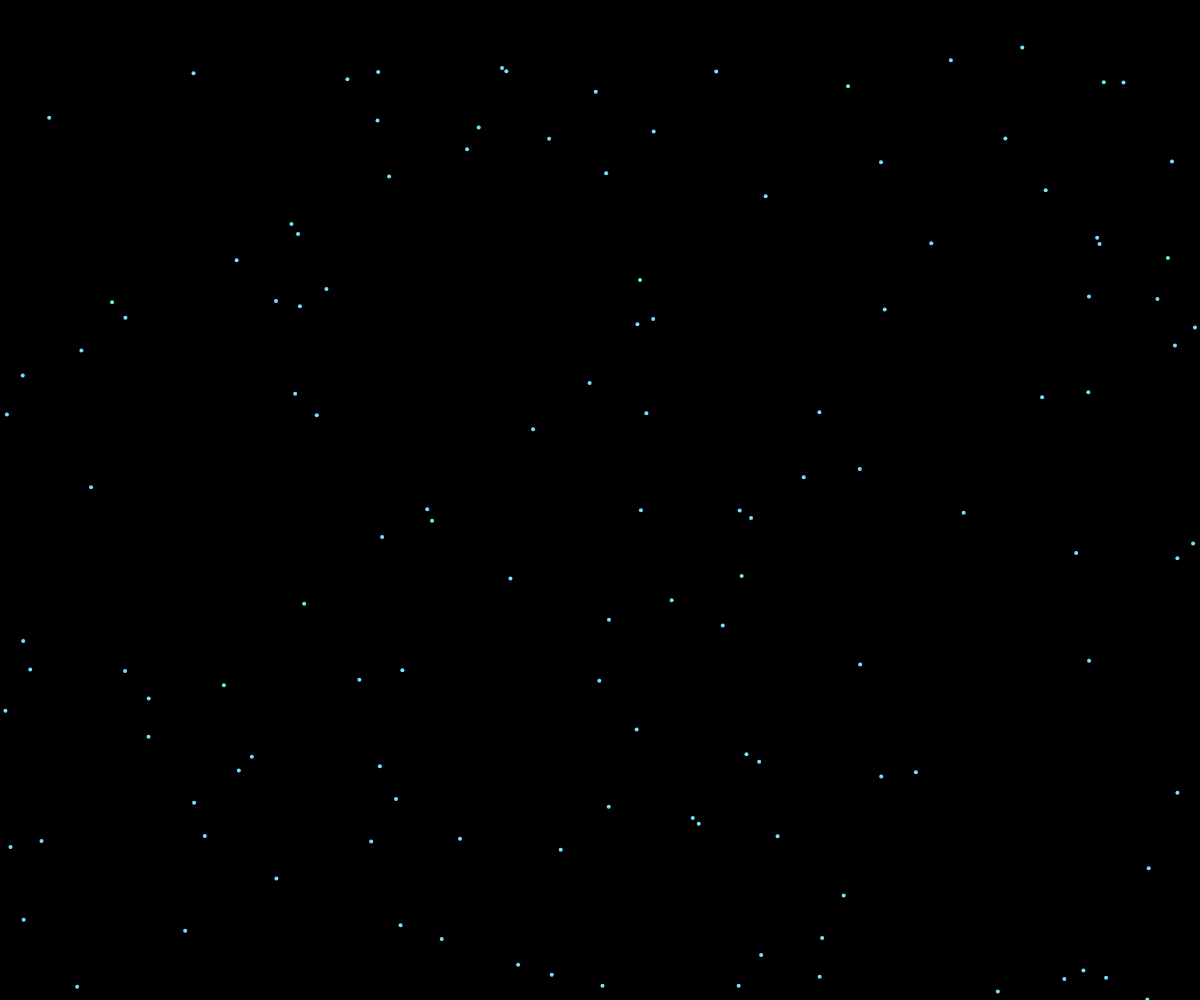
Frame 1 (no input)
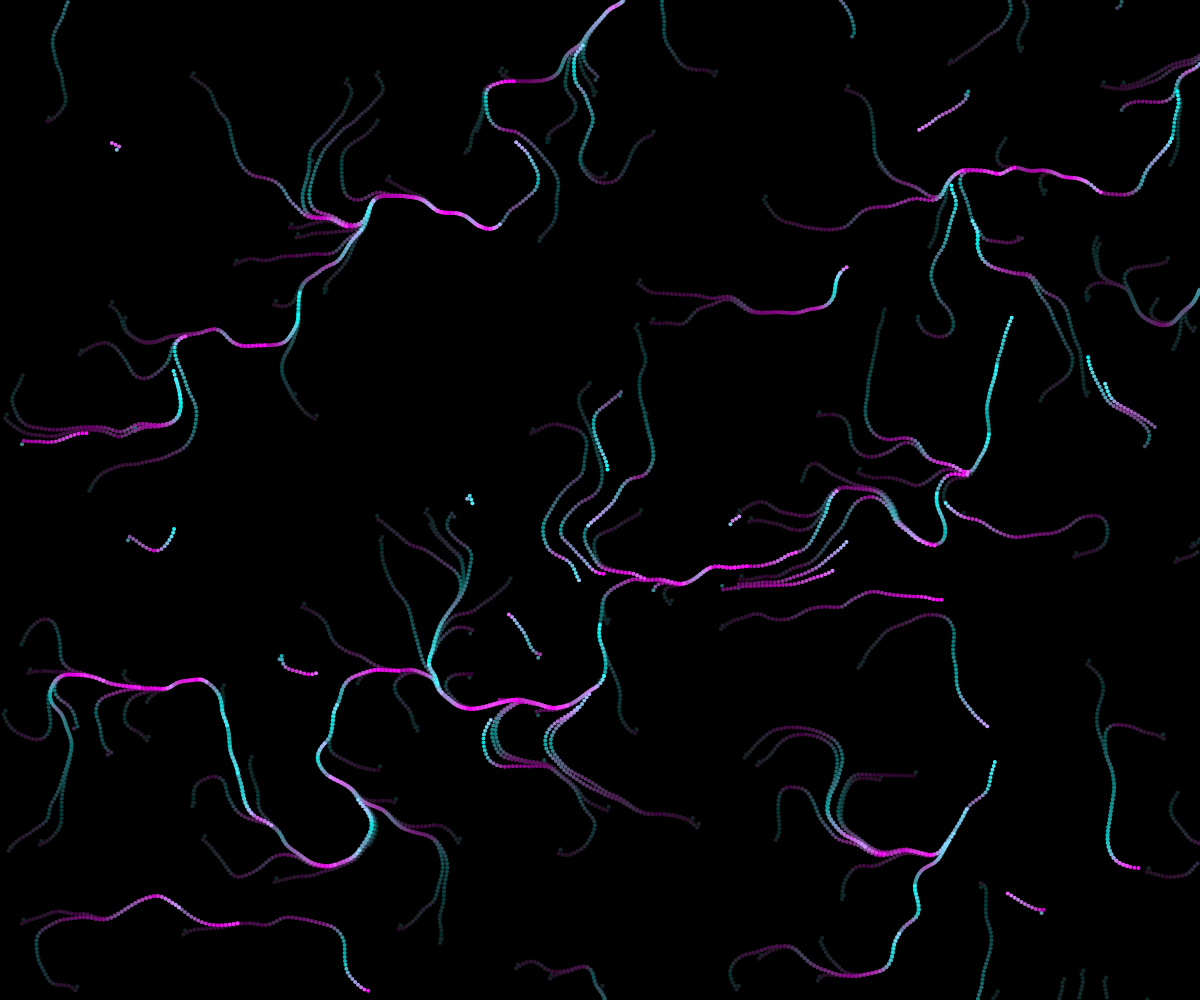
Frame 60 (no input)
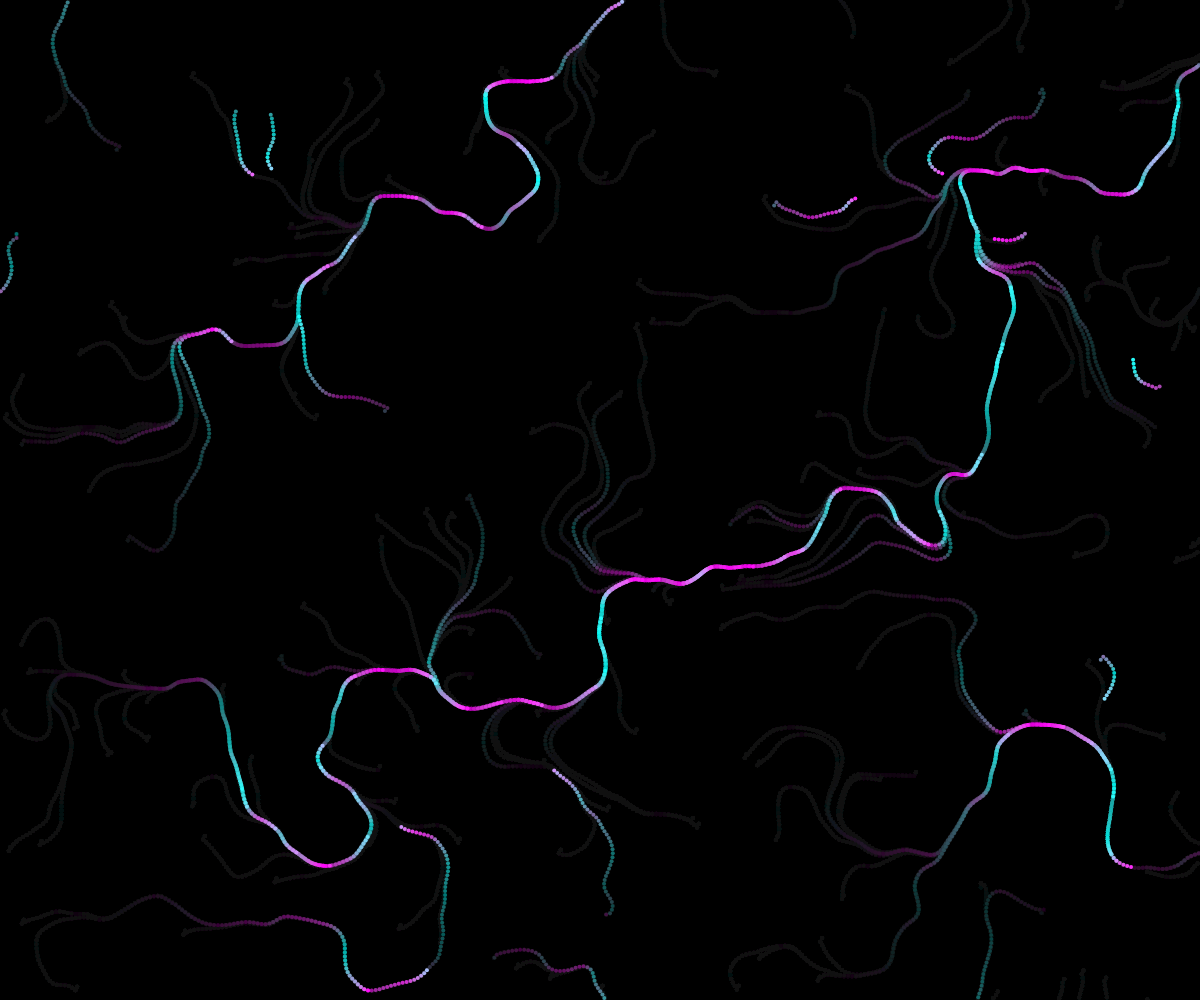
Frame 120 (the mouse pressed at the canvas centre since frame 60)

The p5.js sketch that drew these frames (run headless with seeded random() and noise() and a simulated clock; from frame 60 on, the mouse is pressed at the canvas centre):

// p5.js sketch
// ── sketch.js
// Disables friendly error to increase performance
p5.disableFriendlyErrors = true;

const speed = 4.0;
const particles = 128;
const noiseScale = 1 / 128;
const noiseRotations = 4 * 3.1416;

let particleList = [];

class particle{
  constructor(position, velocity){
    this.position = position;
    this.velocity = velocity;
  }

  updateParticle(){
    // Multiply velocity by speed and add to position to update and move the particle
    this.position.add(this.velocity.mult(speed));

    // Calculate new velocity
    let angle = perlinCustom(this.position.x, this.position.y) * noiseRotations;
    // Create a 2D vector and assign new velocity
    this.velocity = createVector(Math.cos(angle), Math.sin(angle));

    // Finally, color the particle according to current velocity and time
    stroke(Math.abs(this.velocity.x) * 255, Math.abs(this.velocity.y) * 255, Math.cos(millis() * 0.0001) * 255)

    // Check if particle goes outside the window borders and reset position
    if(this.position.x > windowWidth || this.position.x < 0 || this.position.y > windowHeight || this.position.y < 0) this.position = createVector(Math.random() * windowWidth, Math.random() * windowHeight);
  }

  displayParticle(){
    // Simply display the particle with a point
    // circle(this.position.x, this.position.y, 2);
    point(this.position.x, this.position.y);
  }
}

// FPS counter
function fpsCounter(x, y){
  let fps = frameRate();
  let fpsG = 1.0 - Math.exp(-fps * 0.125);
  let fpsB = 1.0 - Math.exp(-fps * 0.015625);

  fill(255, fpsG * 255, fpsB * 255);
  textAlign(CENTER);
  textSize(32);
  text(fps, x, y);
}

/*
function squared(x){
  return x * x;
}

function mix(x, y, z){
  return x + (y - x) *z;
}

function coordFract(x, axis){
  // return x;
  return fract(x / axis) * axis;
}
*/

function perlinCustom(x, y){
  return noise(x * noiseScale, y * noiseScale, 0);
}

function setup(){
  // Utilize full window size
  createCanvas(windowWidth, windowHeight);

  // Set initial background black
  background(0, 0, 0, 255);

  // Generate new particles first on setup
  for(let i = 0; i < particles; i++){
    particleList[i] = new particle(createVector(0, 0), createVector(-1, 0));
  }
}

function windowResized(){
  // Keeps window responsive
  resizeCanvas(windowWidth, windowHeight);
}

function draw(){
  noFill();
  strokeWeight(4);

  background(0, 0, 0, 8);
  
  for(let i = 0; i < particleList.length; i++){
    particleList[i].updateParticle();
    particleList[i].displayParticle();
  }

  // noStroke();
  // fpsCounter(windowWidth * 0.125, windowHeight * 0.125)
}
